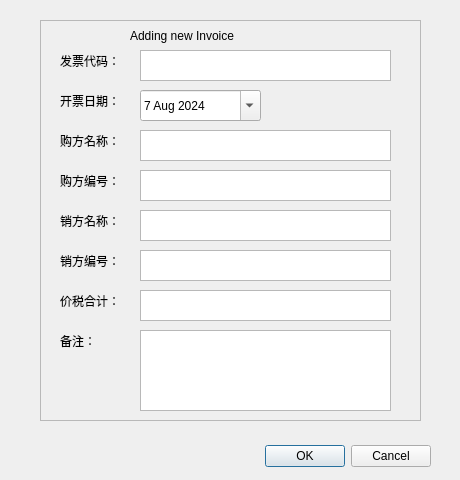
<?xml version="1.0" encoding="UTF-8"?>
<ui version="4.0">
 <class>Dialog</class>
 <widget class="QDialog" name="Dialog">
  <property name="geometry">
   <rect>
    <x>0</x>
    <y>0</y>
    <width>460</width>
    <height>480</height>
   </rect>
  </property>
  <property name="windowTitle">
   <string>Add New Invoice</string>
  </property>
  <property name="windowIcon">
   <iconset theme="face-smirk"/>
  </property>
  <widget class="QDialogButtonBox" name="buttonBox">
   <property name="geometry">
    <rect>
     <x>90</x>
     <y>440</y>
     <width>341</width>
     <height>32</height>
    </rect>
   </property>
   <property name="orientation">
    <enum>Qt::Horizontal</enum>
   </property>
   <property name="standardButtons">
    <set>QDialogButtonBox::Cancel|QDialogButtonBox::Ok</set>
   </property>
  </widget>
  <widget class="QFrame" name="frame_INFO">
   <property name="geometry">
    <rect>
     <x>40</x>
     <y>20</y>
     <width>381</width>
     <height>401</height>
    </rect>
   </property>
   <property name="frameShape">
    <enum>QFrame::StyledPanel</enum>
   </property>
   <property name="frameShadow">
    <enum>QFrame::Raised</enum>
   </property>
   <widget class="QLabel" name="label_invoice_code_2">
    <property name="geometry">
     <rect>
      <x>20</x>
      <y>30</y>
      <width>81</width>
      <height>21</height>
     </rect>
    </property>
    <property name="styleSheet">
     <string notr="true">font: 12pt &quot;Microsoft YaHei UI&quot;;</string>
    </property>
    <property name="text">
     <string>发票代码：</string>
    </property>
   </widget>
   <widget class="QLabel" name="label_invoice_date">
    <property name="geometry">
     <rect>
      <x>20</x>
      <y>70</y>
      <width>81</width>
      <height>21</height>
     </rect>
    </property>
    <property name="styleSheet">
     <string notr="true">font: 12pt &quot;Microsoft YaHei UI&quot;;</string>
    </property>
    <property name="text">
     <string>开票日期：</string>
    </property>
   </widget>
   <widget class="QLabel" name="label_invoice_buyername">
    <property name="geometry">
     <rect>
      <x>20</x>
      <y>110</y>
      <width>81</width>
      <height>21</height>
     </rect>
    </property>
    <property name="styleSheet">
     <string notr="true">font: 12pt &quot;Microsoft YaHei UI&quot;;</string>
    </property>
    <property name="text">
     <string>购方名称：</string>
    </property>
   </widget>
   <widget class="QLabel" name="label_invoice_buyercode">
    <property name="geometry">
     <rect>
      <x>20</x>
      <y>150</y>
      <width>81</width>
      <height>21</height>
     </rect>
    </property>
    <property name="styleSheet">
     <string notr="true">font: 12pt &quot;Microsoft YaHei UI&quot;;</string>
    </property>
    <property name="text">
     <string>购方编号：</string>
    </property>
   </widget>
   <widget class="QLabel" name="label_invoice_sellername">
    <property name="geometry">
     <rect>
      <x>20</x>
      <y>190</y>
      <width>81</width>
      <height>21</height>
     </rect>
    </property>
    <property name="styleSheet">
     <string notr="true">font: 12pt &quot;Microsoft YaHei UI&quot;;</string>
    </property>
    <property name="text">
     <string>销方名称：</string>
    </property>
   </widget>
   <widget class="QLabel" name="label_invoice_sellercode">
    <property name="geometry">
     <rect>
      <x>20</x>
      <y>230</y>
      <width>81</width>
      <height>21</height>
     </rect>
    </property>
    <property name="styleSheet">
     <string notr="true">font: 12pt &quot;Microsoft YaHei UI&quot;;</string>
    </property>
    <property name="text">
     <string>销方编号：</string>
    </property>
   </widget>
   <widget class="QLabel" name="label_invoice_totalprice">
    <property name="geometry">
     <rect>
      <x>20</x>
      <y>270</y>
      <width>81</width>
      <height>21</height>
     </rect>
    </property>
    <property name="styleSheet">
     <string notr="true">font: 12pt &quot;Microsoft YaHei UI&quot;;</string>
    </property>
    <property name="text">
     <string>价税合计：</string>
    </property>
   </widget>
   <widget class="QLabel" name="label_invoice_notes">
    <property name="geometry">
     <rect>
      <x>20</x>
      <y>310</y>
      <width>81</width>
      <height>21</height>
     </rect>
    </property>
    <property name="styleSheet">
     <string notr="true">font: 12pt &quot;Microsoft YaHei UI&quot;;</string>
    </property>
    <property name="text">
     <string>备注：</string>
    </property>
   </widget>
   <widget class="QLabel" name="label_Adding_2">
    <property name="geometry">
     <rect>
      <x>90</x>
      <y>0</y>
      <width>221</width>
      <height>31</height>
     </rect>
    </property>
    <property name="styleSheet">
     <string notr="true">font: 16pt &quot;Consolas&quot;;</string>
    </property>
    <property name="text">
     <string>Adding new Invoice</string>
    </property>
   </widget>
   <widget class="QDateEdit" name="dateEdit">
    <property name="geometry">
     <rect>
      <x>100</x>
      <y>70</y>
      <width>121</width>
      <height>31</height>
     </rect>
    </property>
    <property name="dateTime">
     <datetime>
      <hour>16</hour>
      <minute>0</minute>
      <second>0</second>
      <year>2024</year>
      <month>8</month>
      <day>7</day>
     </datetime>
    </property>
    <property name="calendarPopup">
     <bool>true</bool>
    </property>
   </widget>
   <widget class="QTextEdit" name="textEdit_code_add">
    <property name="geometry">
     <rect>
      <x>100</x>
      <y>30</y>
      <width>251</width>
      <height>31</height>
     </rect>
    </property>
   </widget>
   <widget class="QTextEdit" name="textEdit__buyername_add">
    <property name="geometry">
     <rect>
      <x>100</x>
      <y>110</y>
      <width>251</width>
      <height>31</height>
     </rect>
    </property>
   </widget>
   <widget class="QTextEdit" name="textEdit_buyercode_add">
    <property name="geometry">
     <rect>
      <x>100</x>
      <y>150</y>
      <width>251</width>
      <height>31</height>
     </rect>
    </property>
   </widget>
   <widget class="QTextEdit" name="textEdit_sellername_add">
    <property name="geometry">
     <rect>
      <x>100</x>
      <y>190</y>
      <width>251</width>
      <height>31</height>
     </rect>
    </property>
   </widget>
   <widget class="QTextEdit" name="textEdit_sellercode_add">
    <property name="geometry">
     <rect>
      <x>100</x>
      <y>230</y>
      <width>251</width>
      <height>31</height>
     </rect>
    </property>
   </widget>
   <widget class="QTextEdit" name="textEdit_totalprice_add">
    <property name="geometry">
     <rect>
      <x>100</x>
      <y>270</y>
      <width>251</width>
      <height>31</height>
     </rect>
    </property>
   </widget>
   <widget class="QTextEdit" name="textEdit_note_add">
    <property name="geometry">
     <rect>
      <x>100</x>
      <y>310</y>
      <width>251</width>
      <height>81</height>
     </rect>
    </property>
   </widget>
  </widget>
 </widget>
 <resources/>
 <connections>
  <connection>
   <sender>buttonBox</sender>
   <signal>accepted()</signal>
   <receiver>Dialog</receiver>
   <slot>accept()</slot>
   <hints>
    <hint type="sourcelabel">
     <x>248</x>
     <y>254</y>
    </hint>
    <hint type="destinationlabel">
     <x>157</x>
     <y>274</y>
    </hint>
   </hints>
  </connection>
  <connection>
   <sender>buttonBox</sender>
   <signal>rejected()</signal>
   <receiver>Dialog</receiver>
   <slot>reject()</slot>
   <hints>
    <hint type="sourcelabel">
     <x>316</x>
     <y>260</y>
    </hint>
    <hint type="destinationlabel">
     <x>286</x>
     <y>274</y>
    </hint>
   </hints>
  </connection>
 </connections>
</ui>
